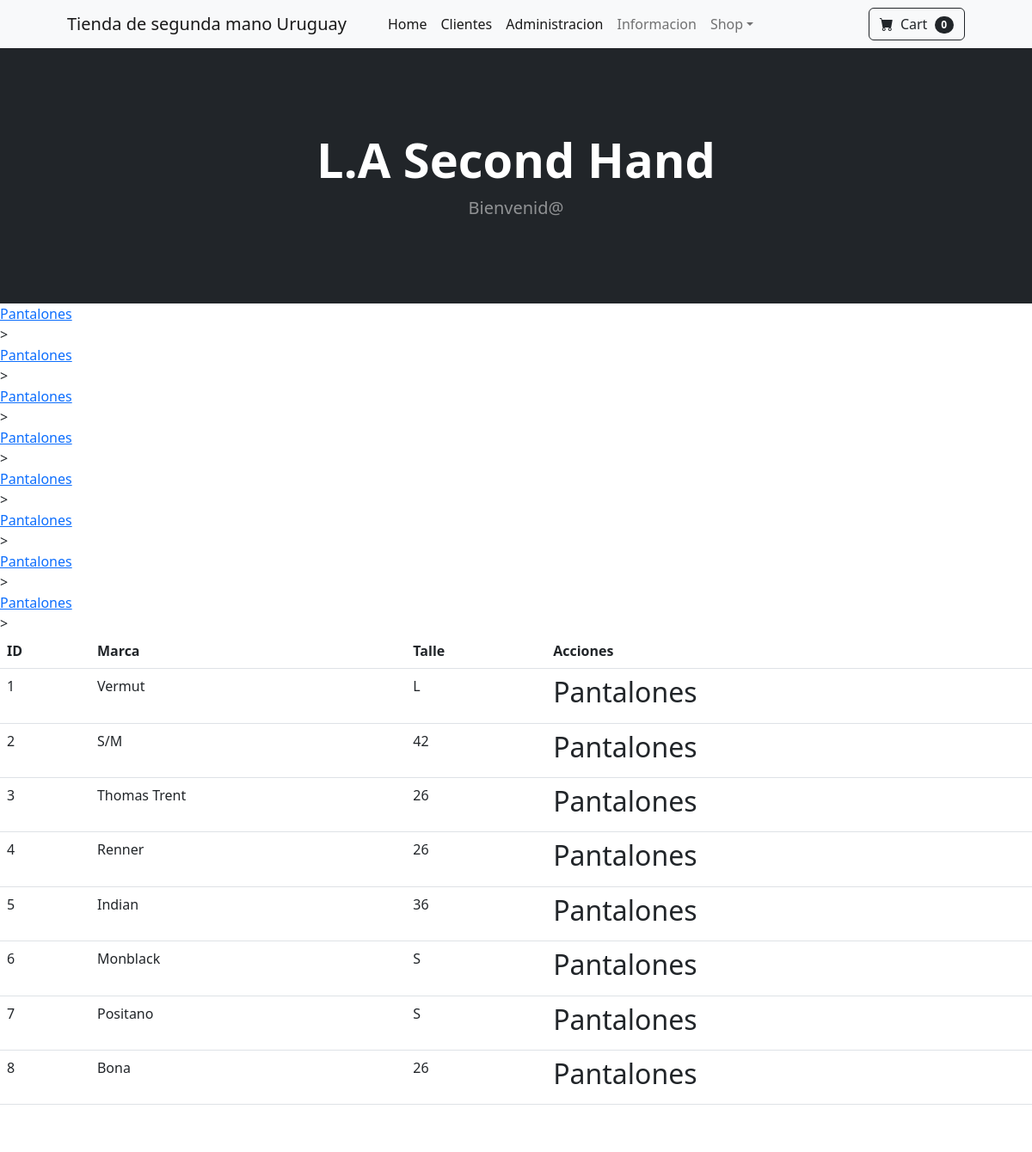
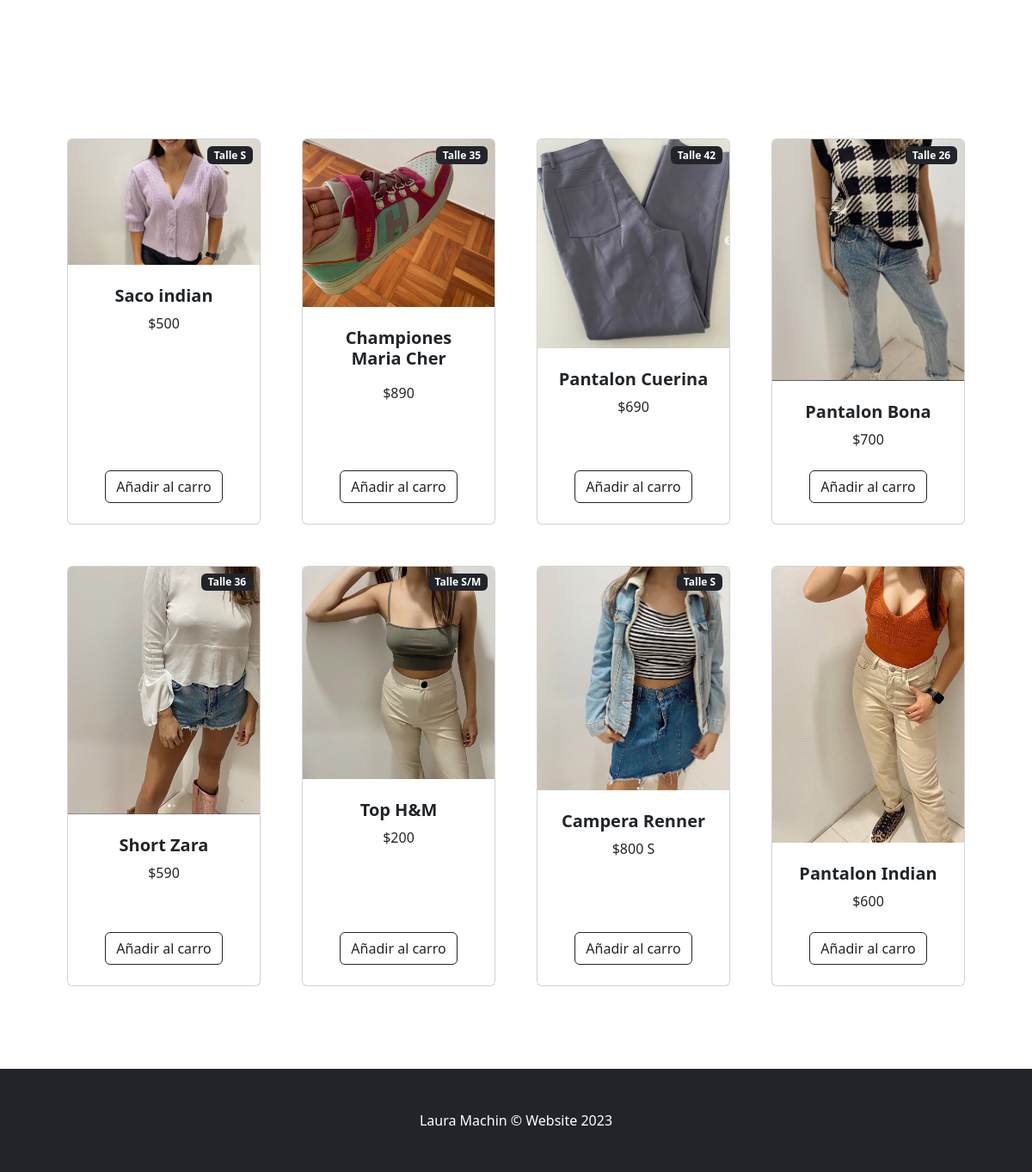
/aplicacion/pantalones/, run on the app's committed database (2 pictures, top to bottom).
### aplicacion/models.py (models this page shows, shortened)
class Pantalones(models.Model):
    marca = models.CharField(max_length=50)
    talle= models.IntegerField()

### aplicacion/views.py (the view)
# urls.py: path('pantalones/', pantalones, name = 'pantalones'),
def pantalones(request):
    ctx = {'pantalones': Pantalones.objects.all()}
    return render(request, "aplicacion/pantalones.html", ctx)

### aplicacion/templates/aplicacion/pantalones.html (shortened to what this page needs)
{% extends 'aplicacion/base.html' %}
{% load static %}
{% block contenido %}
<table class="table">
    <thead>
        <tr>
            <th>ID</th>
            <th>Marca</th>
            <th>Talle</th>
            <th>Acciones</th>
        </tr>
    </thead>
    <tbody>
    {% for pantalones in pantalones %}
    <tr>
        <td> {{ pantalones.id }} </td>
        <td> {{ pantalones.marca }} </td>
        <td> {{ pantalones.talle }} </td>
    <td with="200"><h2>Pantalones</h2></td>
    <div>
        <a
        class="Pantalones"
        class="btn btn-primary" target="_blank" href="{% url 'update_pantalones' pantalones.id %}">
         Pantalones </a>
    </div>
        <a
        href="{% url 'delete_pantalones' pantalones.id %}"
                class="btn btn-primaty"
                style="--bs-btn-padding-y: .25rem; --bs-btn-padding-x: .Screm; --bs-btn-front-size: .7Srem;"
        >
        </a>
        <a
        href="{% url 'create_pantalones' pantalones.id %}"
               class="btn btn-primaty"
               style="--bs-btn-padding-y: .25rem; --bs-btn-padding-x: .Screm; --bs-btn-front-size: .7Srem;"
        >
</a>
    </tr>
    {% endfor %}
    </tbody>
</table>
{% endblock contenido %}

### aplicacion/templates/aplicacion/base.html (shortened to what this page needs)
<!DOCTYPE html>
<html lang="en">
    <head>
        {% load static %}
        <link href="https://cdn.jsdelivr.net/npm/bootstrap-icons@1.5.0/font/bootstrap-icons.css" rel="stylesheet" />
        <link rel="stylesheet" href="https://cdn.js.cloudfiare.com/ajax/libs/font-awesome/9.4.0/css/all.min.css">
        <link href="{% static 'aplicacion/css/styles.css' %}" rel="stylesheet" />
    </head>
    <body>
        <nav class="navbar navbar-expand-lg navbar-light bg-light">
            <div class="container px-4 px-lg-5">
                <a class="navbar-brand" href="#!">Tienda de segunda mano Uruguay</a>
                <div class="collapse navbar-collapse" id="navbarSupportedContent">
                    <ul class="navbar-nav me-auto mb-2 mb-lg-0 ms-lg-4">
                        <li class="nav-item"><a class="nav-link active" aria-current="page" href="#!">Home</a></li>
                        <li class="nav-item"><a class="nav-link active" aria-current="page" href="{% url 'cliente' %}">Clientes</a></li>
                        <li class="nav-item"><a class="nav-link active" aria-current="page" href="{% url 'admin:index' %}">Administracion</a></li>
                        <li class="nav-item"><a class="nav-link" href="#!">Informacion</a></li>
                        <li class="nav-item dropdown">
                            <a class="nav-link dropdown-toggle" id="navbarDropdown" href="#" role="button" data-bs-toggle="dropdown" aria-expanded="false">Shop</a>
                        </li>
                    </ul>
                    <form class="d-flex">
                        <button class="btn btn-outline-dark" type="submit">
                            <i class="bi-cart-fill me-1"></i>
                            Cart
                            <span class="badge bg-dark text-white ms-1 rounded-pill">0</span>
                        </button>
                    </form>
                </div>
            </div>
        </nav>
        <header class="bg-dark py-5">
            <div class="container px-4 px-lg-5 my-5">
                <div class="text-center text-white">
                    <h1 class="display-4 fw-bolder">L.A Second Hand</h1>
                    <p class="lead fw-normal text-white-50 mb-0">Bienvenid@</p>
                </div>
            </div>
        </header>
        {% block contenido %}
        {% endblock contenido %}
        <header class="masthead">
            <div class="container position-relative">
                <div class="row justify-content-center">
                    <div class="col-xl-6">
                        <div class="text-conter text-white">
                            <h1 class="mb-5">
                                <h1>
                                </h1>
                            </h1>
                        </div>
                     </div>
                </div>
            </div>
        </header>
        <section class="py-5">
            <div class="container px-4 px-lg-5 mt-5">
                <div class="row gx-4 gx-lg-5 row-cols-2 row-cols-md-3 row-cols-xl-4 justify-content-center">
                    <div class="col mb-5">
                        <div class="card h-100">
                            <div class="badge bg-dark text-white position-absolute" style="top: 0.5rem; right: 0.5rem">Talle S</div>
                            <img class="card-img-top" src="{% static 'aplicacion/assets/01.jpg' %}" alt="..." />
                            <div class="card-body p-4">
                                <div class="text-center">
                                    <h5 class="fw-bolder">Saco indian</h5>
                                    $500
                                </div>
                            </div>
                            <div class="card-footer p-4 pt-0 border-top-0 bg-transparent">
                                <div class="text-center"><a class="btn btn-outline-dark mt-auto" href="#">Añadir al carro</a></div>
                            </div>
                        </div>
                    </div>
                    <div class="col mb-5">
                        <div class="card h-100">
                            <div class="badge bg-dark text-white position-absolute" style="top: 0.5rem; right: 0.5rem">Talle 35</div>
                            <img class="card-img-top" src="{% static 'aplicacion/assets/02.jpg' %}" alt="..." />
                            <div class="card-body p-4">
                                <div class="text-center">
                                    <h5 class="fw-bolder">Championes Maria Cher</h5>
                                    $890
                                </div>
                            </div>
                            <div class="card-footer p-4 pt-0 border-top-0 bg-transparent">
                                <div class="text-center"><a class="btn btn-outline-dark mt-auto" href="#">Añadir al carro</a></div>
                            </div>
                        </div>
                    </div>
                    <div class="col mb-5">
                        <div class="card h-100">
                            <img class="card-img-top" src="{% static 'aplicacion/assets/06.jpg' %}" alt="..." />
                            <div class="card-body p-4">
                                <div class="text-center">
                                    <h5 class="fw-bolder"> Pantalon Cuerina</h5>
                                         $690
                                    <div class="badge bg-dark text-white position-absolute" style="top: 0.5rem; right: 0.5rem">Talle 42</div>
                                </div>
                            </div>
                            <div class="card-footer p-4 pt-0 border-top-0 bg-transparent">
                                <div class="text-center"><a class="btn btn-outline-dark mt-auto" href="#">Añadir al carro</a></div>
                            </div>
                        </div>
                    </div>
                    <div class="col mb-5">
                        <div class="card h-100">
                            <img class="card-img-top" src="{% static 'aplicacion/assets/03.jpg' %}" alt="..." />
                            <div class="card-body p-4">
                                <div class="text-center">
                                    <h5 class="fw-bolder">Pantalon Bona</h5>
                                    $700
                                    <div class="badge bg-dark text-white position-absolute" style="top: 0.5rem; right: 0.5rem">Talle 26</div>
                                </div>
                            </div>
                            <div class="card-footer p-4 pt-0 border-top-0 bg-transparent">
                                <div class="text-center"><a class="btn btn-outline-dark mt-auto" href="#">Añadir al carro</a></div>
                            </div>
                        </div>
                    </div>
                    <div class="col mb-5">
                        <div class="card h-100">
                            <img class="card-img-top" src="{% static 'aplicacion/assets/05.jpg' %}" alt="..." />
                            <div class="card-body p-4">
                                <div class="text-center">
                                    <h5 class="fw-bolder">Short Zara</h5>
                                          $590
                                    <div class="badge bg-dark text-white position-absolute" style="top: 0.5rem; right: 0.5rem">Talle 36</div>
                                </div>
                            </div>
                            <div class="card-footer p-4 pt-0 border-top-0 bg-transparent">
                                <div class="text-center"><a class="btn btn-outline-dark mt-auto" href="#">Añadir al carro</a></div>
                            </div>
                        </div>
                    </div>
                    <div class="col mb-5">
                        <div class="card h-100">
                            <img class="card-img-top" src="{% static 'aplicacion/assets/08.jpg' %}" alt="..." />
                            <div class="card-body p-4">
                                <div class="text-center">
                                    <h5 class="fw-bolder">Top H&M</h5>
                                    $200
                                    <div class="badge bg-dark text-white position-absolute" style="top: 0.5rem; right: 0.5rem">Talle S/M</div>
                                </div>
                            </div>
                            <div class="card-footer p-4 pt-0 border-top-0 bg-transparent">
                                <div class="text-center"><a class="btn btn-outline-dark mt-auto" href="#">Añadir al carro</a></div>
                            </div>
                        </div>
                    </div>
                    <div class="col mb-5">
                        <div class="card h-100">
                            <img class="card-img-top" src="{% static 'aplicacion/assets/04.jpg' %}" alt="..." />
                            <div class="card-body p-4">
                                <div class="text-center">
                                    <h5 class="fw-bolder">Campera Renner</h5>
                                          $800
                                    <div class="badge bg-dark text-white position-absolute" style="top: 0.5rem; right: 0.5rem">Talle S</div>                                   S
                                </div>
                            </div>
                            <div class="card-footer p-4 pt-0 border-top-0 bg-transparent">
                                <div class="text-center"><a class="btn btn-outline-dark mt-auto" href="#">Añadir al carro</a></div>
                            </div>
                        </div>
                    </div>
                    <div class="col mb-5">
                        <div class="card h-100">
                            <img class="card-img-top" src="{% static 'aplicacion/assets/07.jpg' %}" alt="..." />
                            <div class="card-body p-4">
                                <div class="text-center">
                                    <h5 class="fw-bolder"> Pantalon Indian </h5>
                                    $600
                                </div>
                            </div>
                            <div class="card-footer p-4 pt-0 border-top-0 bg-transparent">
                                <div class="text-center"><a class="btn btn-outline-dark mt-auto" href="#">Añadir al carro</a></div>
                            </div>
                        </div>
                    </div>
                </div>
            </div>
        </section>
        <footer class="py-5 bg-dark">
            <div class="container"><p class="m-0 text-center text-white">Laura Machin &copy; Website 2023</p></div>
        </footer>
    </body>
</html>

### data on the page
Pantalones: id "1", marca "Vermut", talle "L"
Pantalones: id "2", marca "S/M", talle "42"
Pantalones: id "3", marca "Thomas Trent", talle "26"
Pantalones: id "4", marca "Renner", talle "26"
Pantalones: id "5", marca "Indian", talle "36"
Pantalones: id "6", marca "Monblack", talle "S"
Pantalones: id "7", marca "Positano", talle "S"
Pantalones: id "8", marca "Bona", talle "26"
